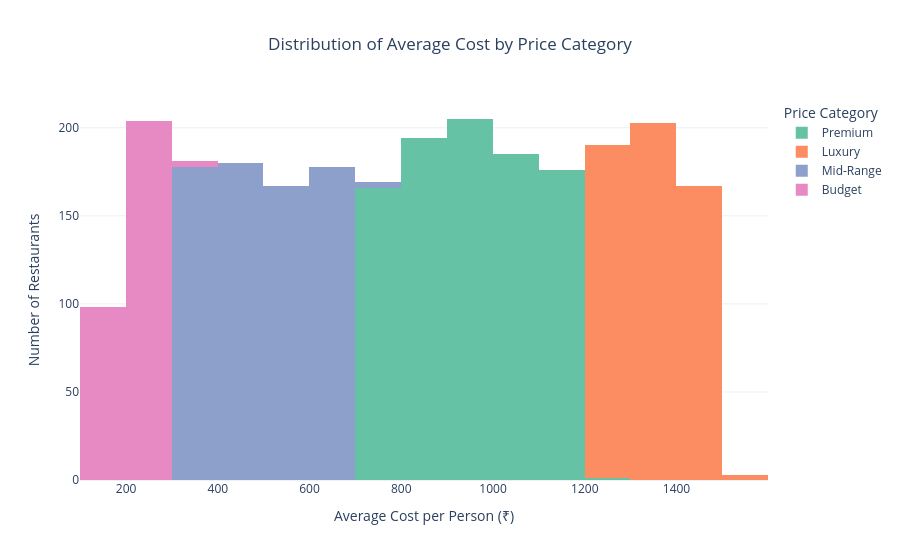

The notebook cell this image was saved under:
### Code cell
fig5 = px.histogram(
    df,
    x="avg_cost_per_person_inr",
    color="price_category",
    nbins=20,
    title="Distribution of Average Cost by Price Category",
    labels={
        "avg_cost_per_person_inr": "Average Cost per Person (₹)",
        "price_category": "Price Category"
    },
    color_discrete_sequence=px.colors.qualitative.Set2
)

fig5.update_layout(
    template="plotly_white",
    xaxis_title="Average Cost per Person (₹)",
    yaxis_title="Number of Restaurants",
    legend_title="Price Category",
    title_x=0.5
)

fig5.show()

### Figure 1 — Plotly figure (JSON) as saved in the notebook; plotly's stock layout.template omitted (floating-point values rounded to 4 significant figures; data arrays with more than 128 entries replaced by an {"elided": "..."} marker saying what was removed)
{"data": [{"bingroup": "x", "hovertemplate": "Price Category=Premium<br>Average Cost per Person (₹)=%{x}<br>count=%{y}<extra></extra>", "legendgroup": "Premium", "marker": {"color": "rgb(102,194,165)", "pattern": {"shape": ""}}, "name": "Premium", "nbinsx": 20, "orientation": "v", "showlegend": true, "type": "histogram", "x": {"elided": "927 int values"}, "xaxis": "x", "yaxis": "y"}, {"bingroup": "x", "hovertemplate": "Price Category=Luxury<br>Average Cost per Person (₹)=%{x}<br>count=%{y}<extra></extra>", "legendgroup": "Luxury", "marker": {"color": "rgb(252,141,98)", "pattern": {"shape": ""}}, "name": "Luxury", "nbinsx": 20, "orientation": "v", "showlegend": true, "type": "histogram", "x": {"elided": "562 int values"}, "xaxis": "x", "yaxis": "y"}, {"bingroup": "x", "hovertemplate": "Price Category=Mid-Range<br>Average Cost per Person (₹)=%{x}<br>count=%{y}<extra></extra>", "legendgroup": "Mid-Range", "marker": {"color": "rgb(141,160,203)", "pattern": {"shape": ""}}, "name": "Mid-Range", "nbinsx": 20, "orientation": "v", "showlegend": true, "type": "histogram", "x": {"elided": "706 int values"}, "xaxis": "x", "yaxis": "y"}, {"bingroup": "x", "hovertemplate": "Price Category=Budget<br>Average Cost per Person (₹)=%{x}<br>count=%{y}<extra></extra>", "legendgroup": "Budget", "marker": {"color": "rgb(231,138,195)", "pattern": {"shape": ""}}, "name": "Budget", "nbinsx": 20, "orientation": "v", "showlegend": true, "type": "histogram", "x": {"elided": "305 int values"}, "xaxis": "x", "yaxis": "y"}], "layout": {"barmode": "relative", "legend": {"title": {"text": "Price Category"}, "tracegroupgap": 0}, "title": {"text": "Distribution of Average Cost by Price Category", "x": 0.5}, "xaxis": {"anchor": "y", "domain": [0, 1], "title": {"text": "Average Cost per Person (₹)"}}, "yaxis": {"anchor": "x", "domain": [0, 1], "title": {"text": "Number of Restaurants"}}}}
